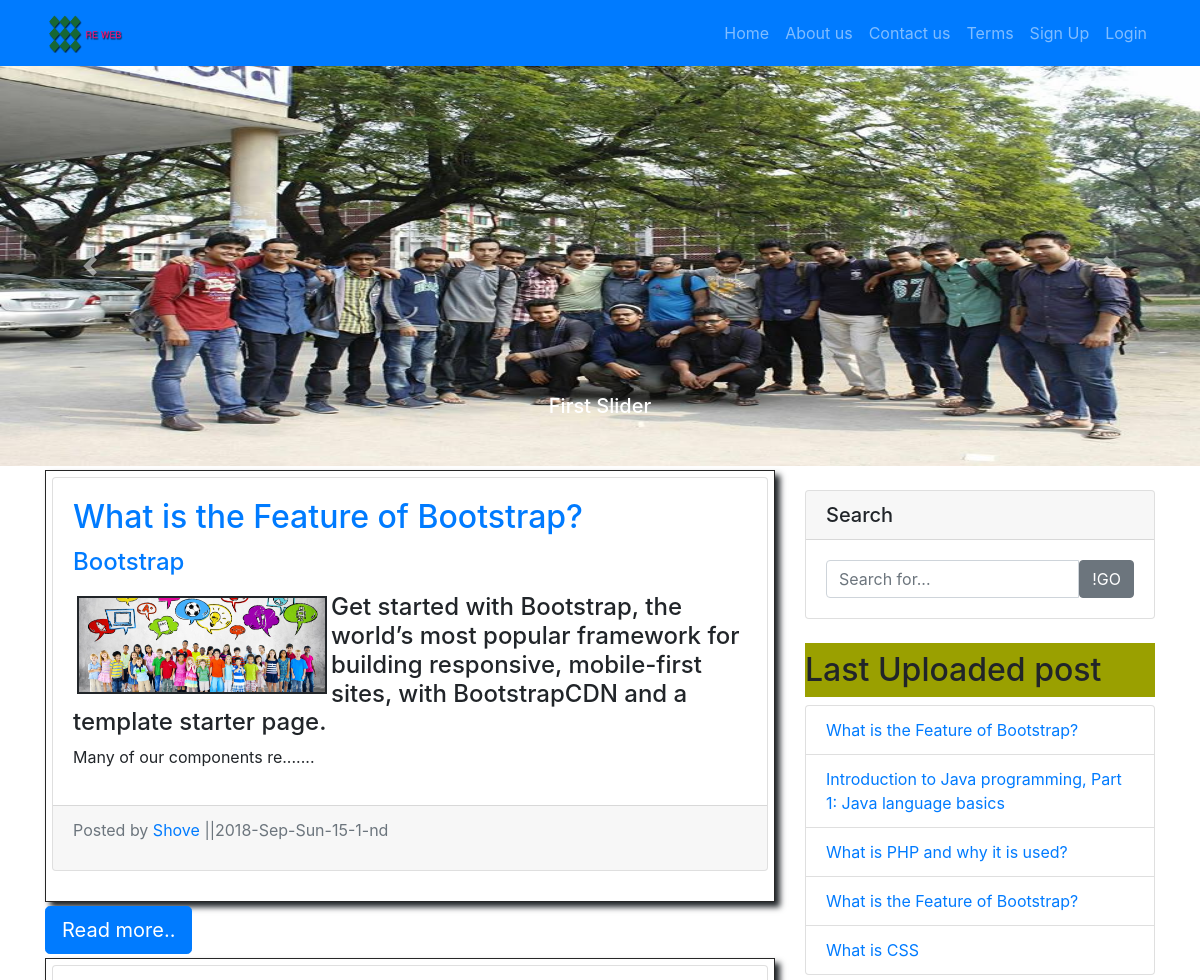
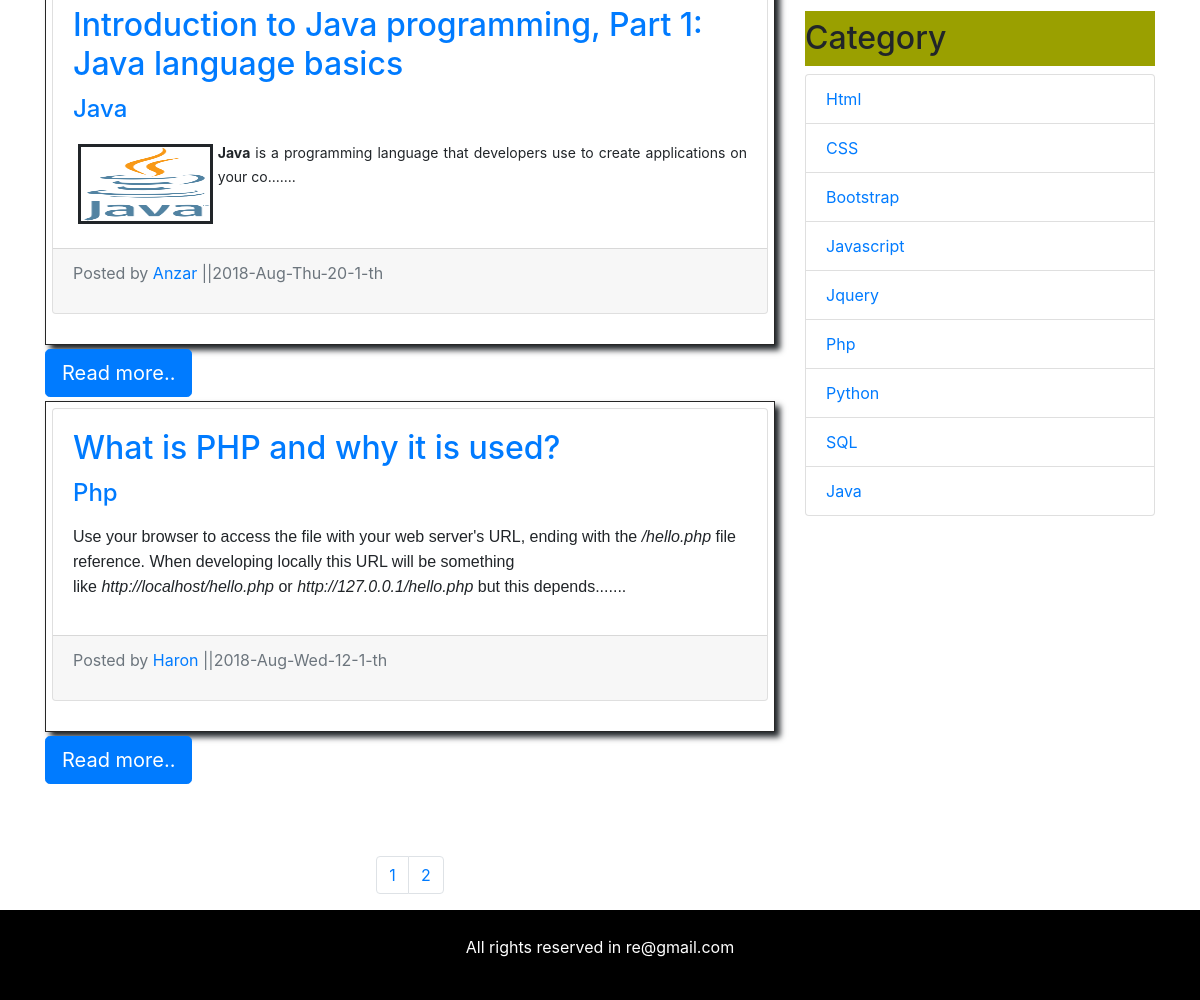
The page / on the database its author committed (2 pictures, top to bottom).
### tables this page shows
CREATE TABLE `slider` (
  `id` int(15) NOT NULL,
  `images` varchar(150) NOT NULL,
  `title` varchar(250) NOT NULL
);

CREATE TABLE `post` (
  `id` int(255) NOT NULL,
  `title` varchar(255) NOT NULL,
  `description` text NOT NULL,
  `category_id` int(15) NOT NULL,
  `user_id` int(150) NOT NULL,
  `status` varchar(6) NOT NULL,
  `time` varchar(252) NOT NULL
);

CREATE TABLE `category` (
  `id` int(255) NOT NULL,
  `name` varchar(255) NOT NULL
);

CREATE TABLE `user_regi` (
  `id` int(50) NOT NULL,
  `firstname` varchar(255) NOT NULL,
  `lastname` varchar(200) NOT NULL,
  `username` varchar(255) NOT NULL,
  `email` varchar(200) NOT NULL,
  `password` varchar(255) NOT NULL,
  `gander` varchar(20) NOT NULL,
  `trem` varchar(25) NOT NULL,
  `path` varchar(255) NOT NULL
);

### pages/main.php (the view, shortened to what this page needs)
<?php
$page =$_GET["page"];
if ($page=="" || $page=="1") {
	$page1 =0;
}
else {
	$page1 = ($page*3)-3;
}
 $select = "SELECT post.*, user_regi.username AS username,category.name AS cate,category.id AS catid FROM((post INNER JOIN user_regi ON post.user_id=user_regi.id)INNER JOIN category ON post.category_id= category.id) WHERE status = 'yes'";
 $select.=" ORDER BY id DESC LIMIT $page1,3 ";
 $result = mysqli_query($conn, $select);
 foreach ($result as $value) {
    echo '     <article>
             <div class="card mb-4">
             <div class="card-body">
                        <h2 class="card-title"><a href="? public=postDatails&id='.$value["id"].'">'.$value["title"].'</a></h2>
                        <h4><a href="? public=getCategory&id='.$value["catid"].'">'.$value['cate'].'</a></h4>
                         <p class="card-text">';
                       $text =  $value["description"];
                       if(strlen($text)>380)
                       {
                       	$text = substr($text, 0,380);
                       	echo $text.'.......';
                       }
                        echo '</p>
                        </div>
                         <div class="card-footer text-muted">
                        <P>Posted by <a href="? public=userdetails&id='.$value["user_id"].'&user='.$value["username"].'">'.$value["username"].'</a> ||<span>'.$value["time"].'</span></p>
                        </div>
                        </div>
                    </article>';
                    ?>
                    <a class="btn btn-primary btn-lg" href="? public=postDatails&id=<?php echo $value["id"] ?>">Read more..</a>
                    <?php
 }
$pageSelect = "SELECT * FROM post";
$rr = mysqli_query($conn,$pageSelect);
$coo = mysqli_num_rows($rr);
$a =$coo/3;
$a = ceil($a);
?>
<nav aria-label="...">
	<ul class="pagination justify-content-center pt-5 mt-4">
<?php
for($b=1; $b<=$a; $b++)
{
	?>
	 <li class="page-item "><a  class="page-link"  href="?page=<?php echo $b; ?>"><?php echo $b." ";?></a></li>
	<?php
}
?>
  </ul>
</nav>

### index.php (shortened to what this page needs)
<?php require_once('conn/config.php');
session_start();  ?>
<!DOCTYPE html>
<html lang="en">
<head>
    <link rel="stylesheet" href="css/bootstrap.min.css">
    <link rel="stylesheet" href="css/usestyle.css">
</head>
<body>
    <header>
    <?php include_once 'pages/navigation.php'  ?>
    </header>
    <section>
          <?php include_once 'pages/slider.php'  ?>
    </section>
    <div class="container">
        <div class="row">
            <div class="col-md-8">
                  <?php
                  if(isset($_GET["public"]))
                  {
                    if(file_exists('pages/'.$_GET["public"].'.php'))
                    {
                          include_once 'pages/'.$_GET["public"].'.php';
                    }
                    else
                    {
                       include_once 'pages/404.php';
                    }
                  }
                  else
                  {
                     include_once 'pages/main.php';
                  }
                    ?>
            </div>
            <div class="col-md-4">
             <aside>
                  <?php include_once 'pages/aside.php'  ?>
                </aside>
            </div>
        </div>
    </div>
      <?php include_once 'pages/footer.php'  ?>
</body>
</html>

### pages/navigation.php (shortened to what this page needs)
<nav class="main-nav navbar navbar-expand-lg navbar navbar-dark bg-primary">
        <div class="container">
            <a class="navbar-brand" href="index.php"><img src="images/logo.png" alt="" width="80px" height="40px"></a>
            <div class="collapse navbar-collapse" id="navbarSupportedContent">
                <ul class="navbar-nav ml-auto " id="nav">
                    <li class="nav-item ">
                        <a class="nav-link" href="? public=main">Home <span class="sr-only">(current)</span></a>
                    </li>
                    <li class="nav-item">
                        <a class="nav-link" href="? public=about">About us</a>
                    </li>
                      <li class="nav-item">
                        <a class="nav-link" href="? public=contactus">Contact us</a>
                    </li>
                      <li class="nav-item">
                        <a class="nav-link" href="? public=about">Terms</a>
                    </li>
                    <?php if( isset($_SESSION['username']) && !empty($_SESSION['username']) )
                {
                    if(isset($_SESSION['username']))
                    {
                       $user = $_SESSION['username'];
                       $query = "SELECT * FROM user_regi WHERE username='$user'";
                       $result = mysqli_query($conn,$query);
                       $rowcount = mysqli_num_rows($result);
                    for ($i=1; $i <=$rowcount ; $i++)
                    {
                       $row = mysqli_fetch_assoc($result);
                 ?>
            <div class="view-img">
              <img class="rounded-circle" width="50px"src="pages/<?php echo $row["path"]  ?>" alt="" >
          </div>
             <div class="dropdown">
             <a class=" nav-link dropdown-toggle" href="#" role="button" id="dropdownMenuLink" data-toggle="dropdown" aria-haspopup="true" aria-expanded="false">
              <?php echo $row['username']   ?>
             </a>
          <div class="dropdown-menu" aria-labelledby="dropdownMenuLink">
            <a class="dropdown-item" href="userView.php">View Profile</a>
            <a class="dropdown-item" href="pages/edituser.php">Update Profile</a>
               <a class="dropdown-item" href="users/addpost.php">Add Post</a>
            <a  class="dropdown-item" href="index.php?logout='1'" style="color: red;">logout</a>
         </div>
     </div>
<?php }}}else{
 ?>
                    <li class="nav-item">
                        <a class="nav-link" href="pages/regi.php">Sign Up</a>
                    </li>
                     <li class="nav-item">
                        <a class="nav-link" href="pages/login.php">Login</a>
                    </li>
   <?php } ?>
                </ul>
            </div>
        </div>
    </nav>

### pages/slider.php (shortened to what this page needs)
 <?php
 $sql = "SELECT * FROM slider";
$result = mysqli_query($conn,$sql);
$rowcount = mysqli_num_rows($result);
 ?>
  <div class="slider">
            <div id="carouselExampleControls" class="carousel slide " data-ride="carousel">
                <div class="carousel-inner">
                    <?php
                    for ($i=1; $i <=$rowcount ; $i++) {
                    $row = mysqli_fetch_assoc($result);
                    if($i ==1)
                    {
                        ?>
                        <div class="carousel-item active">
                        <img class="d-block w-100" height="400px" src="<?php  echo $row["images"];  ?>" alt="First slide" >
                         <div class="carousel-caption d-none d-md-block">
    <h5>  <?php  echo $row["title"];  ?></h5>
  </div>
                    </div>
                        <?php
                    }
                    }
                    ?>
                </div>
                <a class="carousel-control-prev" href="#carouselExampleControls" role="button" data-slide="prev">
    <span class="carousel-control-prev-icon" aria-hidden="true"></span>
  </a>
                <a class="carousel-control-next" href="#carouselExampleControls" role="button" data-slide="next">
    <span class="carousel-control-next-icon" aria-hidden="true"></span>
  </a>
            </div>
        </div>

### pages/aside.php
<div class="card my-4">
  <h5 class="card-header">Search</h5>
  <div class="card-body">
    <form class="input-group" action="" method="post">
      <input type="text" name="text" class="form-control" placeholder="Search for...">
      <span class="input-group-btn">
       <input class="btn btn-secondary" type="submit" name="search" value="!GO">
      </span>
    </form>
  </div>
</div>
          <h2>Last Uploaded post</h2>
          <ul class="list-group mb-3">
               <?php
        $noticepost = "SELECT * FROM post WHERE status ='yes' ORDER BY id DESC LIMIT 0,5 ";
        $result = mysqli_query($conn,$noticepost);
        foreach ($result as $value) {
          ?>
          <li class="list-group-item"><a href="? public=postDatails&id=<?php echo $value['id']   ?>"><?php echo $value["title"] ?></a></li>
          <?php
           }
           ?>
          </ul>
          <h2>Category</h2>
            <ul class="list-group ">
              <?php
             $Category = "SELECT * FROM Category";
             $Cat_result = mysqli_query($conn,$Category);
             foreach ($Cat_result as  $value) {
                 ?>
                  <li class="list-group-item"><a href="?public=getCategory&id=<?php echo $value["id"] ?>"><?php echo $value["name"] ?></a></li>
                 <?php
             }
              ?>
          </ul>

### pages/footer.php
<footer>
      <p>All rights reserved in re@gmail.com</p>
  </footer>

### css/usestyle.css (style rules this page uses)
* { margin: 0px; padding: 0px; }
body { overflow-x: hidden; }
article { border: 1.5px solid #262626; box-shadow: 5px 5px 6px ; padding: 6px; margin: 4px 0; }
aside h2 { background: #9aa000; margin-top: 7px; padding: 8px 0; }
.active { background-color:#d90000; color:#fff; }
footer { background-color: #000; color: #fff; text-align: center; padding: 25px 0; }

### rows shown on the page
slider: images (picture), title "First Slider"
post: title "What is the Feature of Bootstrap?", category.name "Bootstrap", description "G et started with Bootstrap, the world’s most popular framework for building responsive, mobile-first sites, with BootstrapCDN and a template starter page. Many of our components re", description (picture), user_regi.username "Shove", time "2018-Sep-Sun-15-1-nd"
post: title "Introduction to Java programming, Part 1: Java language basics", category.name "Java", description (picture), description "Java is a programming language that developers use to create applications on your co", user_regi.username "Anzar", time "2018-Aug-Thu-20-1-th"
post: title "What is PHP and why it is used?", category.name "Php", description "Use your browser to access the file with your web server's URL, ending with the /hello.php file reference. When developing locally this URL will be something like http://localhost/hello.php or http://127.0.0.1/hello.php but this depends", user_regi.username "Haron", time "2018-Aug-Wed-12-1-th"
post: title "What is the Feature of Bootstrap?"
post: title "What is CSS"
category: name "Html"
category: name "CSS"
category: name "Bootstrap"
category: name "Javascript"
category: name "Jquery"
category: name "Php"
category: name "Python"
category: name "SQL"
category: name "Java"
